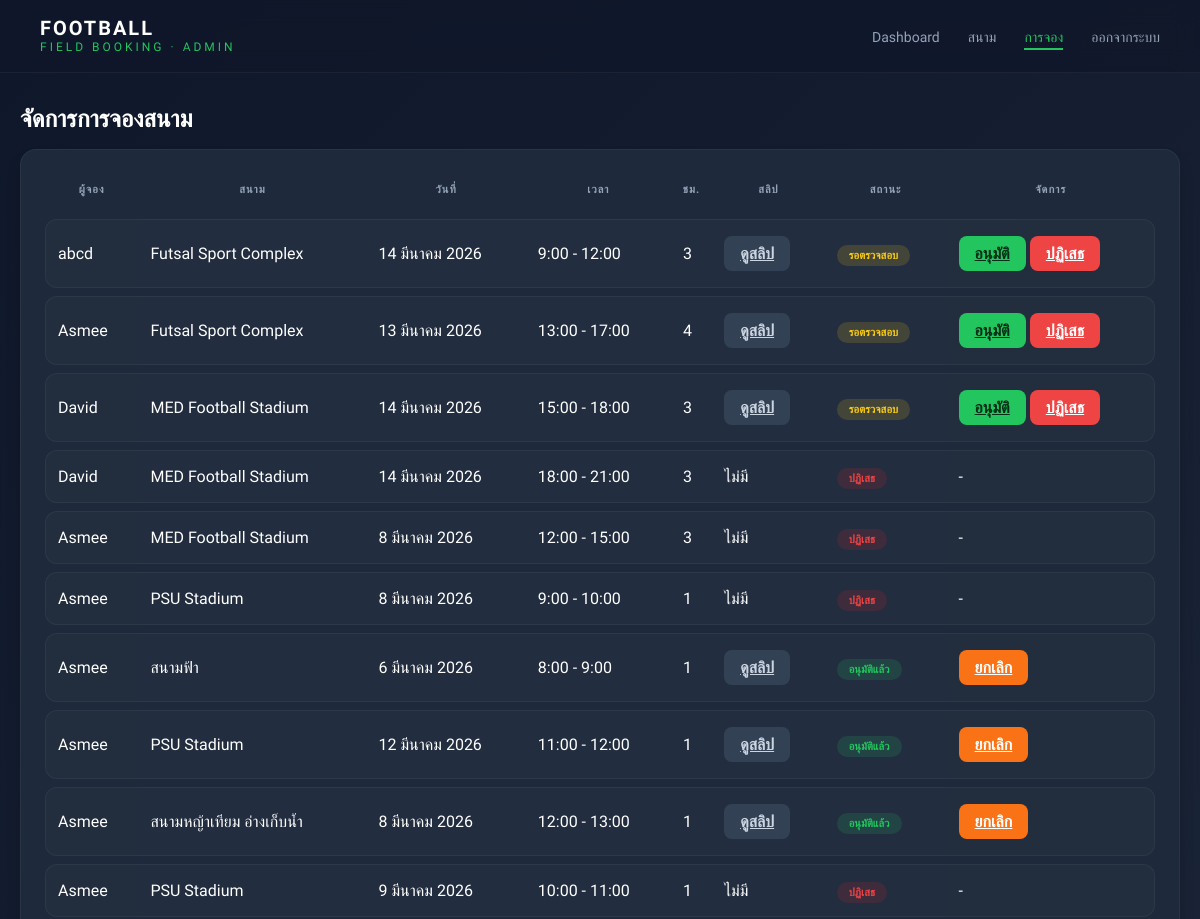
The app's page /dashboard/bookings/ (signed in, upper part), older data.
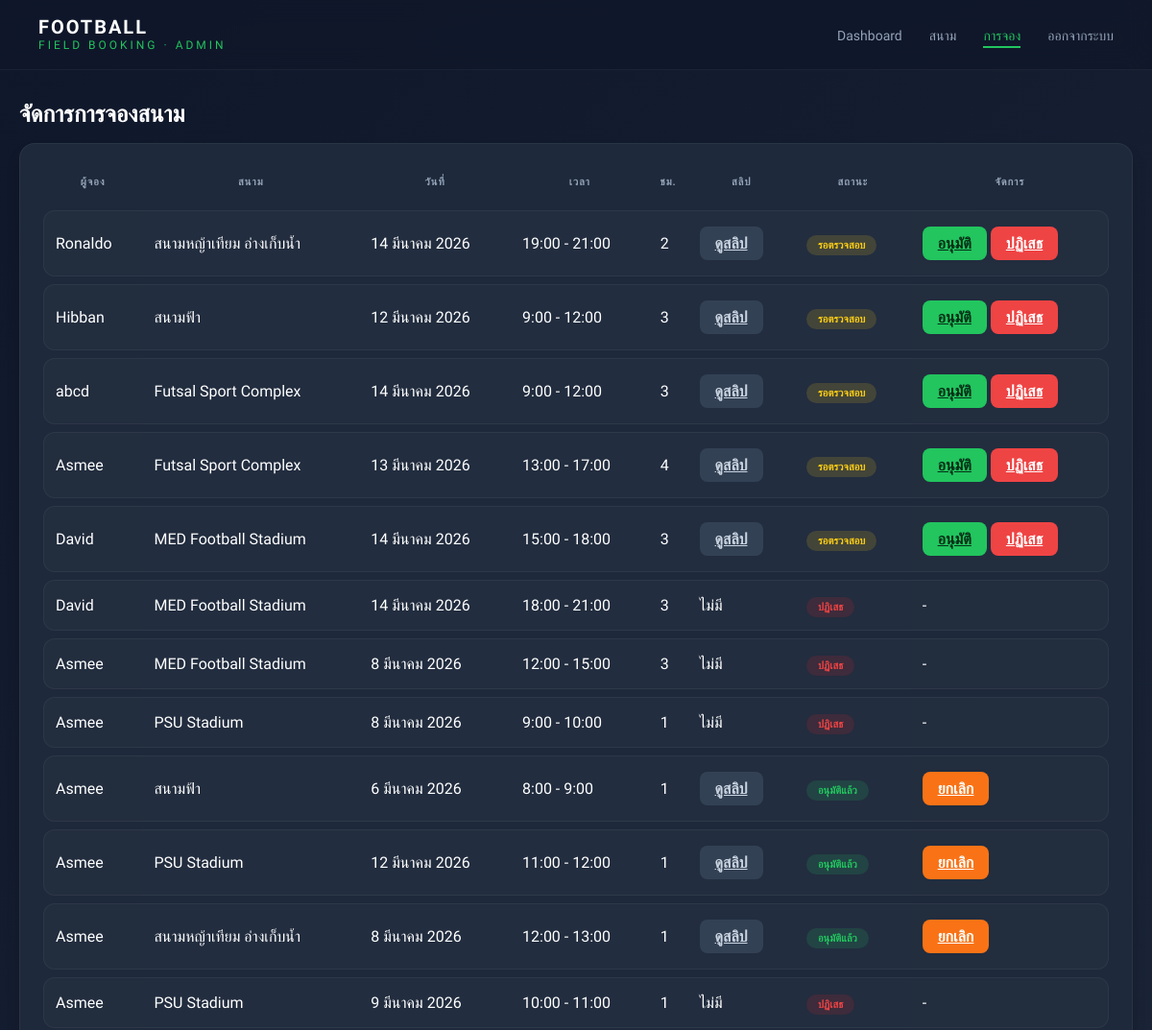
The same page, newer data.
### booking/models.py (models this page shows, shortened)
class Booking(models.Model):
    STATUS_CHOICES = (
        ('pending', 'Pending'),
        ('approved', 'Approved'),
        ('rejected', 'Rejected'),
        ('cancelled', 'Cancelled'),
    )
    user = models.ForeignKey(User, on_delete=models.CASCADE)
    field = models.ForeignKey(Field, on_delete=models.CASCADE)
    date = models.DateField()
    start_time = models.TimeField()
    end_time = models.TimeField()
    hours = models.IntegerField()
    total_price = models.IntegerField()
    status = models.CharField(
        max_length=10,
        choices=STATUS_CHOICES,
        default='pending'
    )
    slip = models.ImageField(upload_to="slips/", null=True, blank=True)
    created_at = models.DateTimeField(auto_now_add=True)
    class Meta:
        ordering = ['-created_at']

class Field(models.Model):
    name = models.CharField(max_length=100)
    field_type = models.CharField(max_length=20, choices=FIELD_TYPE)
    price = models.IntegerField()
    image = models.ImageField(upload_to='fields/', null=True, blank=True)
    open_time = models.TimeField()
    close_time = models.TimeField()

### booking/views.py (the view)
# urls.py: path('dashboard/bookings/', views.booking_management, name='booking_management'),
@login_required
def booking_management(request):
    bookings = Booking.objects.select_related("user", "field").order_by("-created_at")
    return render(request, "booking/booking-management.html", {"bookings": bookings})

### booking/templates/booking/booking-management.html (shortened to what this page needs)
{% load static %}
<!DOCTYPE html>
<html lang="th">
<head>
    <link rel="stylesheet" href="{% static 'booking/css/booking-management.css' %}">
</head>
<body>
    <nav class="navbar">
        <div class="logo">
            <span class="logo-main">FOOTBALL</span>
            <span class="logo-sub">FIELD BOOKING · ADMIN</span>
        </div>
        <ul class="nav-menu">
            <li><a href="{% url 'admin_dashboard' %}">Dashboard</a></li>
            <li><a href="{% url 'field_management' %}">สนาม</a></li>
            <li><a href="{% url 'booking_management' %}" class="active">การจอง</a></li>
            <li><a href="{% url 'logout' %}">ออกจากระบบ</a></li>
        </ul>
    </nav>
    <div class="container">
        <h1>จัดการการจองสนาม</h1>
        <div class="table-box">
            <table class="booking-table">
                <thead>
                    <tr>
                        <th>ผู้จอง</th>
                        <th>สนาม</th>
                        <th>วันที่</th>
                        <th>เวลา</th>
                        <th>ชม.</th>
                        <th>สลิป</th>
                        <th>สถานะ</th>
                        <th>จัดการ</th>
                    </tr>
                </thead>
                <tbody>
                    {% for booking in bookings %}
                    <tr>
                        <td>{{ booking.user.username }}</td>
                        <td>{{ booking.field.name }}</td>
                        <td>{{ booking.date }}</td>
                        <td>{{ booking.start_time }} - {{ booking.end_time }}</td>
                        <td>{{ booking.hours }}</td>
                        <td>
                            {% if booking.slip %}
                            <a href="{{ booking.slip.url }}" target="_blank" class="btn view">
                                ดูสลิป
                            </a>
                            {% else %}
                            <span class="no-slip">ไม่มี</span>
                            {% endif %}
                        </td>
                        <td>
                            <span class="status {{ booking.status }}">
                                {% if booking.status == "pending" %}
                                รอตรวจสอบ
                                {% elif booking.status == "approved" %}
                                อนุมัติแล้ว
                                {% elif booking.status == "cancelled" %}
                                ยกเลิกแล้ว
                                {% else %}
                                ปฏิเสธ
                                {% endif %}
                            </span>
                        </td>
                        <td>
                            {% if booking.status == "pending" %}
                            <a href="{% url 'approve_booking' booking.id %}" class="btn approve">
                                อนุมัติ
                            </a>
                            <a href="{% url 'reject_booking' booking.id %}" class="btn reject">
                                ปฏิเสธ
                            </a>
                            {% elif booking.status == "approved" %}
                            <a href="{% url 'cancel_booking' booking.id %}" class="btn cancel">
                                ยกเลิก
                            </a>
                            {% else %}
                            -
                            {% endif %}
                        </td>
                    </tr>
                    {% endfor %}
                </tbody>
            </table>
        </div>
    </div>
</body>
</html>

Row changes from the older to the newer data that the page shows:
added Booking: user.username "Ronaldo", field.name "สนามหญ้าเทียม อ่างเก็บน้ำ", date "14 มีนาคม 2026", start_time "19:00", end_time "21:00", hours "2", status "รอตรวจสอบ"
added Booking: user.username "Hibban", field.name "สนามฟ้า", date "12 มีนาคม 2026", start_time "9:00", end_time "12:00", hours "3", status "รอตรวจสอบ"
